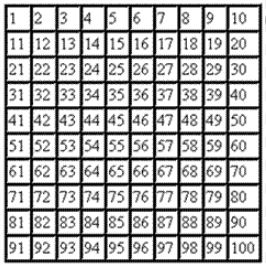
#> input picture Computer Vision/Images/grid.jpg, 266 x 265 px, found by its file name
$ python 'Affine Transform.py'
#> lines starting #> are read from the running program, lines starting #| are printed output that depends on the picture
import cv2
import numpy as np
import sys

#Reading image from the Images folder
img = cv2.imread('.\Images\grid.jpg')
#> img is the input picture: shape (265, 266, 3); min 0, max 255, mean 178.6

if img is None:
    sys.exit("Image not found in the specified folder")

#Configuring settings for the affine transformation
before_pts = np.float32([[82,82], [82,162], [162,82]]) #Points whose location is to be changed w.r.t. affine transformation
after_pts = np.float32([[72,102], [82,162], [172, 62]]) #New location of the above points w.r.t. affine transformation
dsize = img.shape[1::-1] #Gets the size of the original image
#> dsize = (266, 265)

#Creating the affine transformation matrix
affine = cv2.getAffineTransform(before_pts, after_pts)

#Applying the affine transformation matrix on the image
res = cv2.warpAffine(img, affine, dsize, flags=cv2.INTER_LINEAR)
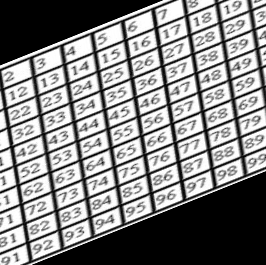
#> res: shape (265, 266, 3); min 0, max 255, mean 135.4

#Displaying the images
cv2.imshow("Original Image", img)
cv2.imshow("Affine Transformation Image", res)

cv2.waitKey(0)
cv2.destroyAllWindows()
